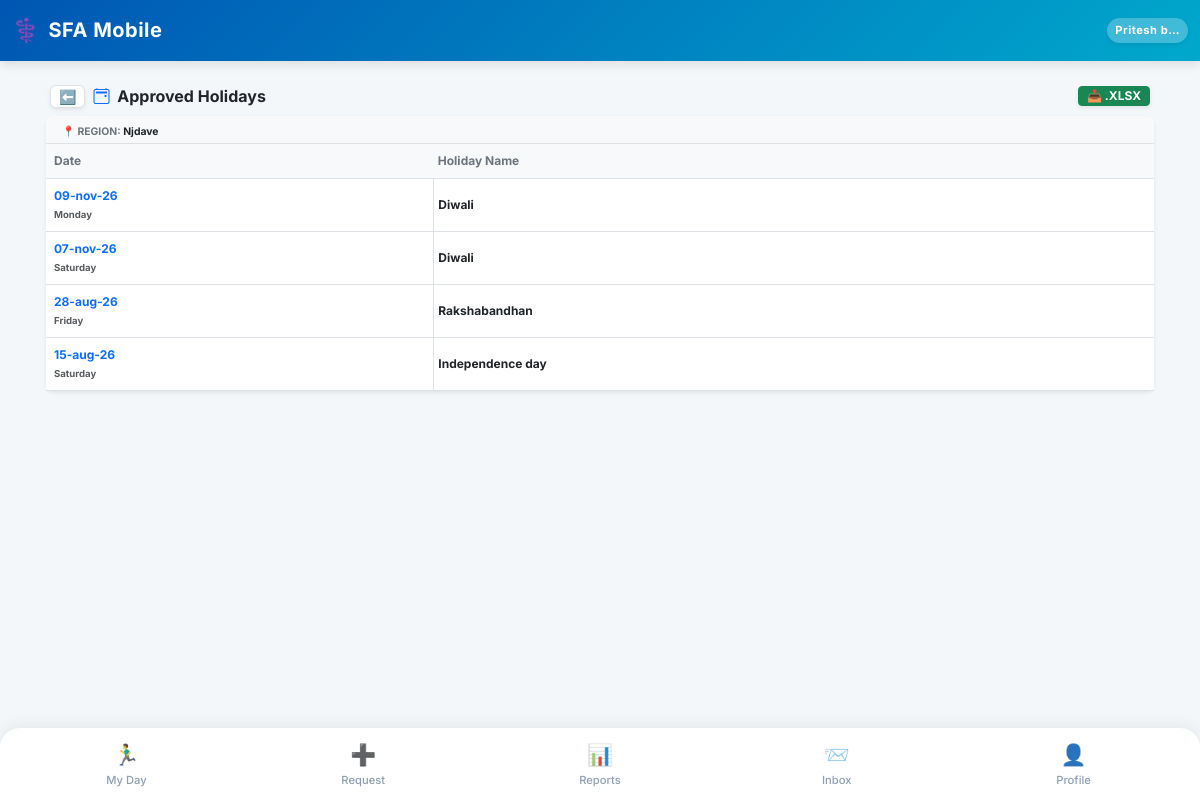
The app's page /view/holidays/ (signed in) with its own data.
### SFA/models.py (models this page shows, shortened)
class Employee(models.Model):
    user = models.OneToOneField(User, on_delete=models.CASCADE, null=True, blank=True)
    company = models.ForeignKey(Company, on_delete=models.PROTECT, related_name='employees') # Already Correct
    DESIGNATION_CHOICES = [
        ('MR', 'Medical Representative'),
        ('ABM', 'Area Business Manager'),
        ('RBM', 'Regional Business Manager'),
        ('ZBM', 'Zonal Business Manager'),
        ('NSM', 'National Sales Manager'),
        ('Admin', 'System Administrator'),
    ]
    name = models.CharField(max_length=100)
    employee_code = models.CharField(max_length=50, unique=True)
    designation = models.CharField(max_length=5, choices=DESIGNATION_CHOICES, default='MR')
    manager = models.ForeignKey('self', on_delete=models.SET_NULL, null=True, blank=True, related_name='subordinates')
    headquarter = models.ForeignKey(Territory, on_delete=models.SET_NULL, null=True, blank=True)
    phone = models.CharField(max_length=15)
    joining_date = models.DateField(default=timezone.now, help_text="Employee ki company join karne ki date. DCR calendar is date se aage hi banega, pehle ka nahi.")
    photo = models.ImageField(upload_to='employee_photos/', blank=True, null=True, help_text="Employee ki profile photo")
    address = models.TextField(blank=True, null=True, help_text="Employee ka home address")
    is_active = models.BooleanField(default=True, help_text="False matlab ye employee company chhod chuka hai ya inactive hai.")
    leaving_date = models.DateField(null=True, blank=True, help_text="Employee ke company chhodne ki tareekh.")
    dob = models.DateField(null=True, blank=True, verbose_name="Date of Birth")
    anniversary = models.DateField(null=True, blank=True, verbose_name="Marriage Anniversary")
    blood_group = models.CharField(max_length=10, blank=True, null=True)
    emergency_contact = models.CharField(max_length=15, blank=True, null=True)
    permanent_address = models.TextField(blank=True, null=True)
    father_name = models.CharField(max_length=100, blank=True, null=True)
    father_dob = models.DateField(null=True, blank=True)
    father_mobile = models.CharField(max_length=15, blank=True, null=True)
    father_occupation = models.CharField(max_length=100, blank=True, null=True)
    mother_name = models.CharField(max_length=100, blank=True, null=True)
    mother_dob = models.DateField(null=True, blank=True)
    mother_mobile = models.CharField(max_length=15, blank=True, null=True)
    mother_occupation = models.CharField(max_length=100, blank=True, null=True)
    spouse_name = models.CharField(max_length=100, blank=True, null=True)
    spouse_dob = models.DateField(null=True, blank=True)
    spouse_mobile = models.CharField(max_length=15, blank=True, null=True)
    spouse_occupation = models.CharField(max_length=100, blank=True, null=True)
    child1_name = models.CharField(max_length=100, blank=True, null=True)
    child1_dob = models.DateField(null=True, blank=True)
    child2_name = models.CharField(max_length=100, blank=True, null=True)
    child2_dob = models.DateField(null=True, blank=True)
    EMPLOYMENT_STATUS_CHOICES = [
        ('active', 'Active'),
        ('resigned', 'Resigned'),
        ('retired', 'Retired'),
        ('transferred', 'Transferred'),
        ('terminated', 'Terminated'),
        ('vacant', 'Vacant (Placeholder)'),   # 🌟 Dummy employee jab tak naya MR na aaye
        ('archived', 'Archived (Old Dummy)'), # 🌟 Dummy jiska kaam ho gaya, naye employee ko sab de diya
    ]
    employment_status = models.CharField(
        max_length=15, choices=EMPLOYMENT_STATUS_CHOICES, default='active',
        help_text="is_active sirf access/login control karta hai; ye field WAJAH/reason batata hai."
    )
    is_placeholder = models.BooleanField(
        default=False,
        help_text="True = ye ek 'Vacant_<HQ>' dummy employee hai, asli insaan nahi. Joint Work me normal employee jaisa hi treat hota hai (use individual hi maana jayega)."
    )

class Holiday(models.Model):
    company = models.ForeignKey(Company, on_delete=models.CASCADE, related_name="holidays") # 🌟 CHANGED
    name = models.CharField(max_length=100)
    date = models.DateField()
    proposed_by = models.ForeignKey(Employee, on_delete=models.CASCADE, related_name='proposed_holidays')
    status = models.CharField(max_length=20, choices=[('Pending', 'Pending'), ('Approved', 'Approved'), ('Rejected', 'Rejected')], default='Pending')
    class Meta:
        unique_together = ('date', 'proposed_by')

### SFA/views/reports.py (the view, shortened to what this page needs)
# urls.py: path('view/holidays/', views.holiday_list_view, name='holiday_list'),
@employee_required
def holiday_list_view(request, employee):
    selected_emp_id = request.GET.get('employee_id', str(employee.id))
    selected_emp = get_object_or_404(Employee, id=selected_emp_id)
    rbm_emp = None
    curr = selected_emp
    while curr:
        if curr.designation == 'RBM':
            rbm_emp = curr
            break
        curr = curr.manager
    admin_ids = list(Employee.objects.filter(company=selected_emp.company, designation='Admin').values_list('id', flat=True))
    holiday_creators = admin_ids.copy()
    if rbm_emp: holiday_creators.append(rbm_emp.id)
    holidays = Holiday.objects.filter(proposed_by_id__in=holiday_creators, status='Approved').order_by('-date')
    return render(request, 'holiday_list.html', {
        'holidays': holidays,
        'rbm_name': rbm_emp.name if rbm_emp else "Consolidated (All States)",
        'selected_emp_id': selected_emp.id
    })

### SFA/context_processors.py (called while the page is built)
def notification_counts(request):
    if request.user.is_authenticated and hasattr(request.user, 'employee'):
        employee = request.user.employee
        return {
            'unread_notif_count': SystemNotification.objects.filter(
                employee=employee, is_read=False
            ).count(),
            'unread_msg_count': DirectMessage.objects.filter(
                receiver=employee, is_read=False
            ).count(),
        }
    return {
        'unread_notif_count': 0,
        'unread_msg_count': 0,
    }

### SFA/templates/holiday_list.html
{% extends 'base.html' %}
{% block content %}
<div class="container-fluid p-0 mb-4 mt-1">
    <div class="d-flex align-items-center gap-2 mb-2 px-2">
        <a href="{% url 'view_hub' %}?employee_id={{ selected_emp_id }}" class="btn btn-light shadow-sm btn-sm px-2 py-0 rounded-2 border bg-white text-secondary">⬅️</a>
        <h6 class="fw-bold text-dark mb-0 flex-grow-1"><i class="bi bi-calendar2-event text-primary me-1"></i> Approved Holidays</h6>
        <a href="?employee_id={{ selected_emp_id }}&export=excel" class="btn btn-success btn-sm fw-bold shadow-sm px-2 py-0" style="font-size: 0.75rem;">
            📥 .XLSX
        </a>
    </div>
    <div class="card border-0 shadow-sm bg-white mx-1 mb-5" style="border-radius: 8px;">
        <div class="card-header bg-light border-bottom pt-2 pb-1 d-flex justify-content-between align-items-center" style="border-top-left-radius: 8px; border-top-right-radius: 8px;">
            <small class="fw-bold text-secondary mb-0" style="font-size: 0.65rem;">📍 REGION: <span class="text-dark">{{ rbm_name }}</span></small>
        </div>
        <div class="table-responsive">
            <table class="table table-sm text-center mb-0 align-middle" style="font-size: 0.75rem;">
                <thead class="table-light border-bottom">
                    <tr>
                        <th class="text-start ps-2 py-2 text-secondary fw-bold" style="width: 35%;">Date</th>
                        <th class="py-2 text-secondary fw-bold text-start">Holiday Name</th>
                    </tr>
                </thead>
                <tbody>
                    {% for h in holidays %}
                    <tr>
                        <td class="text-start ps-2 py-2 border-end">
                            <span class="fw-bold text-primary d-block">{{ h.date|date:"d-b-y" }}</span>
                            <small class="text-muted fw-bold" style="font-size: 0.6rem;">{{ h.date|date:"l" }}</small>
                        </td>
                        <td class="text-dark fw-bold text-start py-2" style="white-space: normal;">{{ h.name }}</td>
                    </tr>
                    {% empty %}
                    <tr>
                        <td colspan="2" class="text-center text-muted py-4" style="font-size: 0.8rem;">
                            No approved holidays found for this region.
                        </td>
                    </tr>
                    {% endfor %}
                </tbody>
            </table>
        </div>
    </div>
</div>
{% endblock %}

### SFA/templates/base.html (shortened to what this page needs)
<!DOCTYPE html>
<html lang="en">
<head>
    <link href="https://cdn.jsdelivr.net/npm/bootstrap@5.3.0/dist/css/bootstrap.min.css" rel="stylesheet">
    <link href="https://cdn.jsdelivr.net/npm/bootstrap-icons@1.11.0/font/bootstrap-icons.css" rel="stylesheet">
</head>
<body>
    <nav class="navbar navbar-dark navbar-custom sticky-top">
        <div class="container-fluid py-1">
            <span class="navbar-brand mb-0 h1 d-flex align-items-center gap-2">
                <span style="font-size: 1.4rem;">⚕️</span> SFA Mobile
            </span>
            <div class="d-flex align-items-center gap-3">
                <span class="text-white fw-bold bg-white bg-opacity-25 px-2 py-1 rounded-pill shadow-sm" style="font-size: 0.70rem; letter-spacing: 0.5px;">
                    {{ request.user.employee.name|default:"Guest"|truncatechars:10 }}
                </span>
            </div>
        </div>
    </nav>
    <div class="container mt-4 mb-4">
        {% block content %}
        {% endblock %}
    </div>
    <div class="fixed-bottom bottom-nav d-flex justify-content-between align-items-center">
        {% if request.user.employee.designation != 'Admin' and request.user.employee.designation != 'System Administrator' %}
        <a href="{% url 'mr_dashboard' %}" class="nav-item {% if request.resolver_match.url_name == 'mr_dashboard' or request.resolver_match.url_name == 'day_start' or request.resolver_match.url_name == 'day_end' %}active{% endif %}">
            <span class="nav-icon">🏃‍♂️</span>My Day
        </a>
        {% endif %}
        <a href="{% url 'request_hub' %}" class="nav-item {% if request.resolver_match.url_name == 'request_hub' %}active{% endif %}">
            <span class="nav-icon">➕</span>Request
        </a>
        <a href="{% url 'view_hub' %}" class="nav-item {% if request.resolver_match.url_name == 'view_hub' or request.resolver_match.url_name == 'dcr_report' %}active{% endif %}">
            <span class="nav-icon">📊</span>Reports
        </a>
        <a href="{% url 'web_inbox' %}" class="nav-item {% if request.resolver_match.url_name == 'web_inbox' or request.resolver_match.url_name == 'web_compose' %}active{% endif %}">
            <span class="nav-icon">📨</span>Inbox
        </a>
        <a href="{% url 'profile' %}" class="nav-item {% if request.resolver_match.url_name == 'profile' %}active{% endif %}">
            <span class="nav-icon">👤</span>Profile
        </a>
    </div>
</body>
</html>

### SFA/templates/base.html (style rules this page uses)
:root { --pharma-primary: #0056b3; --pharma-secondary: #00a8cc; --bg-light: #f4f7f9; }
body { font-family: 'Inter', sans-serif; background-color: var(--bg-light); padding-bottom: 85px; }
.navbar-custom { background: linear-gradient(135deg, var(--pharma-primary), var(--pharma-secondary)); box-shadow: 0 4px 10px rgba(0,0,0,0.1); }
.navbar-brand { font-weight: 700; letter-spacing: 0.5px; }
.card { border: none !important; border-radius: 12px; box-shadow: 0 4px 12px rgba(0, 0, 0, 0.05); }
.bottom-nav { background-color: #ffffff; border-top-left-radius: 20px; border-top-right-radius: 20px; box-shadow: 0 -4px 15px rgba(0,0,0,0.06); padding: 5px 8px; }
.nav-item { text-align: center; flex: 1; padding: 6px 0; color: #8fa0b3; font-size: 0.70rem; font-weight: 500; text-decoration: none; border-radius: 12px; transition: all 0.3s ease; }
.nav-icon { font-size: 1.3rem; display: block; margin-bottom: 2px; filter: grayscale(20%); }

### records on screen
Employee: name "Njdave"
Holiday: date "09-nov-26", date "Monday", name "Diwali"
Holiday: date "07-nov-26", date "Saturday", name "Diwali"
Holiday: date "28-aug-26", date "Friday", name "Rakshabandhan"
Holiday: date "15-aug-26", date "Saturday", name "Independence day"

### other values on screen
{{ request.user.employee.name|default:"Guest"|truncatechars:10 }} "Pritesh b…"
